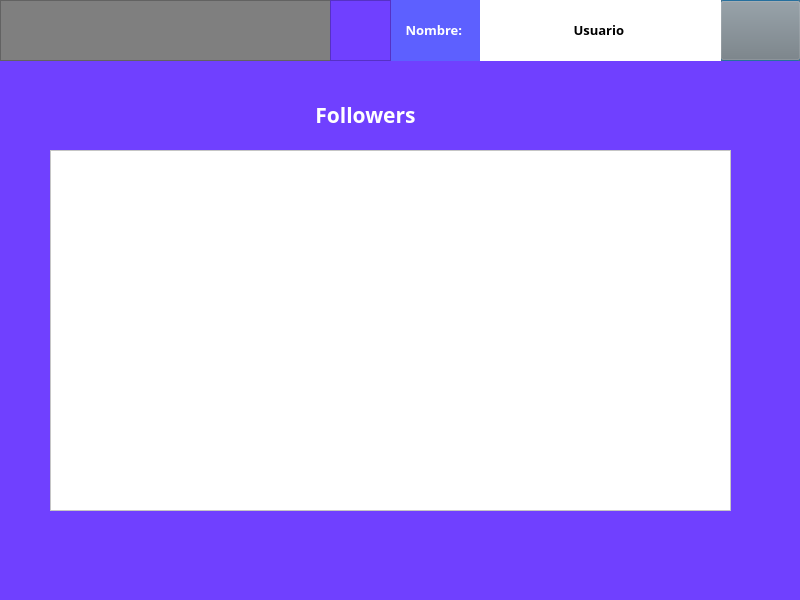
<?xml version="1.0" encoding="UTF-8"?>
<ui version="4.0">
 <class>Amigos</class>
 <widget class="QDialog" name="Amigos">
  <property name="geometry">
   <rect>
    <x>0</x>
    <y>0</y>
    <width>800</width>
    <height>600</height>
   </rect>
  </property>
  <property name="windowTitle">
   <string>Dialog</string>
  </property>
  <property name="styleSheet">
   <string notr="true">background-color: rgb(112, 64, 255);</string>
  </property>
  <widget class="QFrame" name="frame">
   <property name="geometry">
    <rect>
     <x>0</x>
     <y>0</y>
     <width>801</width>
     <height>61</height>
    </rect>
   </property>
   <property name="styleSheet">
    <string notr="true">background-color:#7f7f7f;
</string>
   </property>
   <property name="frameShape">
    <enum>QFrame::StyledPanel</enum>
   </property>
   <property name="frameShadow">
    <enum>QFrame::Raised</enum>
   </property>
   <widget class="QPushButton" name="Home">
    <property name="geometry">
     <rect>
      <x>720</x>
      <y>0</y>
      <width>81</width>
      <height>61</height>
     </rect>
    </property>
    <property name="text">
     <string/>
    </property>
    <property name="icon">
     <iconset resource="botones.qrc">
      <normaloff>:/botonhome/imagenes/home.png</normaloff>:/botonhome/imagenes/home.png</iconset>
    </property>
    <property name="iconSize">
     <size>
      <width>50</width>
      <height>100</height>
     </size>
    </property>
   </widget>
   <widget class="QLabel" name="label_8">
    <property name="geometry">
     <rect>
      <x>390</x>
      <y>0</y>
      <width>91</width>
      <height>61</height>
     </rect>
    </property>
    <property name="font">
     <font>
      <family>Arial Black</family>
      <pointsize>7</pointsize>
      <weight>75</weight>
      <italic>false</italic>
      <bold>true</bold>
     </font>
    </property>
    <property name="styleSheet">
     <string notr="true">background-color: rgb(93, 96, 255);
color:#ffffff;</string>
    </property>
    <property name="text">
     <string>&lt;html&gt;&lt;head/&gt;&lt;body&gt;&lt;p align=&quot;center&quot;&gt;&lt;span style=&quot; font-size:10pt;&quot;&gt;  Nombre: &lt;/span&gt;&lt;/p&gt;&lt;/body&gt;&lt;/html&gt;</string>
    </property>
   </widget>
   <widget class="QWidget" name="widget" native="true">
    <property name="geometry">
     <rect>
      <x>480</x>
      <y>0</y>
      <width>241</width>
      <height>61</height>
     </rect>
    </property>
    <property name="styleSheet">
     <string notr="true">background-color: rgb(93, 96, 255);</string>
    </property>
    <layout class="QHBoxLayout" name="horizontalLayout">
     <item>
      <widget class="QLabel" name="username">
       <property name="font">
        <font>
         <family>Arial Black</family>
         <pointsize>7</pointsize>
         <weight>75</weight>
         <italic>false</italic>
         <bold>true</bold>
        </font>
       </property>
       <property name="styleSheet">
        <string notr="true">background-color: #ffffff;
color: #000000;</string>
       </property>
       <property name="text">
        <string>&lt;html&gt;&lt;head/&gt;&lt;body&gt;&lt;p align=&quot;center&quot;&gt;&lt;span style=&quot; font-size:10pt;&quot;&gt;  Usuario &lt;/span&gt;&lt;/p&gt;&lt;/body&gt;&lt;/html&gt;</string>
       </property>
      </widget>
     </item>
    </layout>
   </widget>
   <widget class="QLabel" name="label_3">
    <property name="enabled">
     <bool>true</bool>
    </property>
    <property name="geometry">
     <rect>
      <x>330</x>
      <y>0</y>
      <width>61</width>
      <height>61</height>
     </rect>
    </property>
    <property name="sizePolicy">
     <sizepolicy hsizetype="Fixed" vsizetype="Fixed">
      <horstretch>0</horstretch>
      <verstretch>0</verstretch>
     </sizepolicy>
    </property>
    <property name="autoFillBackground">
     <bool>false</bool>
    </property>
    <property name="styleSheet">
     <string notr="true">background-color: rgb(112, 64, 255);</string>
    </property>
    <property name="frameShape">
     <enum>QFrame::StyledPanel</enum>
    </property>
    <property name="text">
     <string/>
    </property>
    <property name="pixmap">
     <pixmap resource="logo_icon.qrc">:/nuevo2/imagenes/user2.png</pixmap>
    </property>
    <property name="scaledContents">
     <bool>true</bool>
    </property>
    <property name="wordWrap">
     <bool>true</bool>
    </property>
   </widget>
  </widget>
  <widget class="QTableWidget" name="tableWidget">
   <property name="geometry">
    <rect>
     <x>50</x>
     <y>150</y>
     <width>681</width>
     <height>361</height>
    </rect>
   </property>
   <property name="styleSheet">
    <string notr="true">background-color:#ffffff;</string>
   </property>
  </widget>
  <widget class="QLabel" name="label_9">
   <property name="geometry">
    <rect>
     <x>290</x>
     <y>90</y>
     <width>151</width>
     <height>51</height>
    </rect>
   </property>
   <property name="font">
    <font>
     <family>Arial Black</family>
     <pointsize>10</pointsize>
     <weight>75</weight>
     <italic>false</italic>
     <bold>true</bold>
    </font>
   </property>
   <property name="styleSheet">
    <string notr="true">color:#ffffff;</string>
   </property>
   <property name="text">
    <string>&lt;html&gt;&lt;head/&gt;&lt;body&gt;&lt;p align=&quot;center&quot;&gt;&lt;span style=&quot; font-size:16pt;&quot;&gt;Followers&lt;/span&gt;&lt;/p&gt;&lt;/body&gt;&lt;/html&gt;</string>
   </property>
  </widget>
 </widget>
 <resources>
  <include location="logo_icon.qrc"/>
  <include location="botones.qrc"/>
 </resources>
 <connections/>
</ui>
